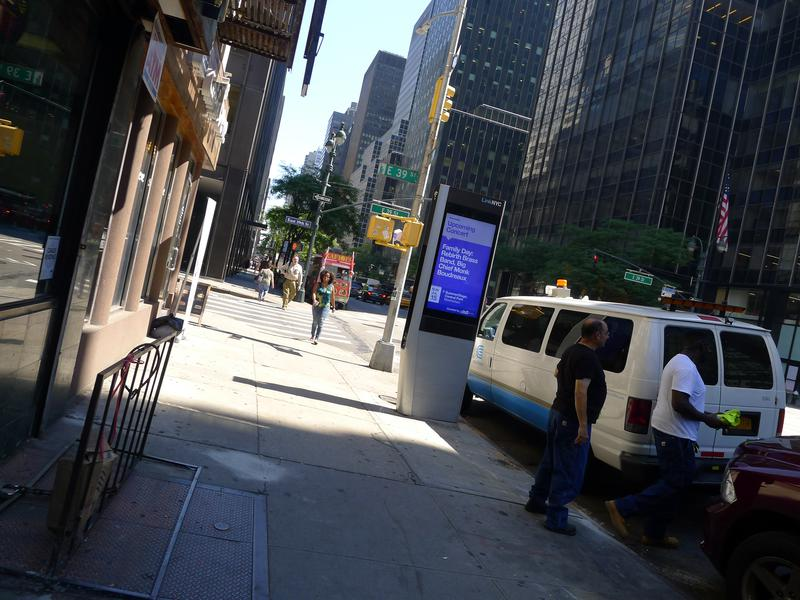
#> input picture images/test/010090_Pedestrian.JPEG, 800 x 600 px, given in place of test010088_Pedestrian.JPEG, which was not available
$ python transform_image_resolution.py --directory images/test --size 100 100   (older library calls are emulated)
#> lines starting #> are read from the running program, lines starting #| are printed output that depends on the picture
#!/usr/bin/env python3


from PIL import Image
import os
import argparse


def rescale_images(directory, size):
#> called with directory = 'images/test'
    for img in os.listdir(directory):
        im = Image.open(directory+img)
#> im is the input picture: PIL image 800x600 RGB; mean R, G, B 71.3, 74.2, 79.9
        im_resized = im.resize(size, Image.ANTIALIAS)
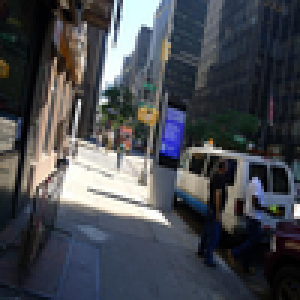
#> im_resized: PIL image 100x100 RGB (shown 3 times larger); mean R, G, B 71.3, 74.2, 79.8
        im_resized.save(directory+img)
#> pass 2 of the loop in rescale_images, `for img in os.listdir(directory):`:
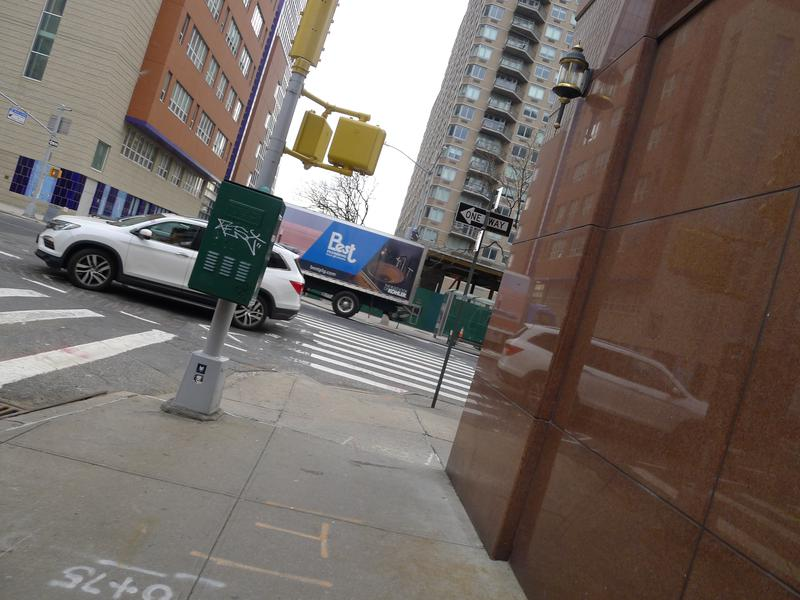
#> input picture images/test/010091_Pedestrian.JPEG, 800 x 600 px, given in place of test010089_Pedestrian.JPEG, which was not available
#> in rescale_images, im is the input picture: PIL image 800x600 RGB; mean R, G, B 115.8, 105.6, 99.7
#> in rescale_images, `im_resized = im.resize(size, Image.ANTIALIAS)`:
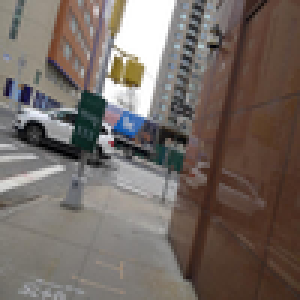
#> im_resized: PIL image 100x100 RGB (shown 3 times larger); mean R, G, B 115.8, 105.6, 99.6

def get_args():
    parser = argparse.ArgumentParser(description="Rescale images")
    parser.add_argument('-d', '--directory', type=str, required=True, help='Directory containing the images')
    parser.add_argument('-s', '--size', type=int, nargs=2, required=True, metavar=('width', 'height'), help='Image size')

    return parser.parse_args()


def main():
    args = get_args()
    rescale_images(args.directory, args.size)

#> (the run stopped early here; a loop or call above may not have finished)
